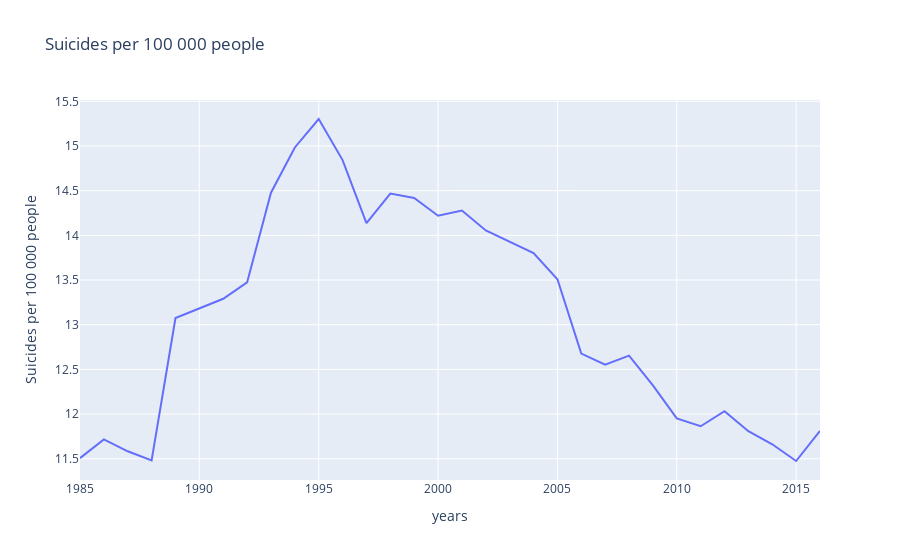

Notebook source saved alongside this figure:
### Markdown cell above
Let's see some normalized data - suicides per 100 000 people, to see the trend. Also, as we are using normalized data, we can safely include 2016 again.

### Code cell
yearly = group_yearly(data)
years = yearly.index.values

yearly['suicides_per_100k'] = (100_000 * yearly['suicides_no']) / yearly['population']

fig = go.Figure()

fig.add_trace(
    go.Scatter(x = years, y = yearly['suicides_per_100k'], mode = 'lines', name = 'Suicides per 100 000 people')
)

fig.update_layout(title_text="Suicides per 100 000 people")

fig.update_xaxes(title_text="years")
fig.update_yaxes(title_text="Suicides per 100 000 people")

fig.show()

### Figure 1 — Plotly figure (JSON) as saved in the notebook; plotly's stock layout.template omitted (floating-point values rounded to 4 significant figures)
{"data": [{"mode": "lines", "name": "Suicides per 100 000 people", "type": "scatter", "x": [1985, 1986, 1987, 1988, 1989, 1990, 1991, 1992, 1993, 1994, 1995, 1996, 1997, 1998, 1999, 2000, 2001, 2002, 2003, 2004, 2005, 2006, 2007, 2008, 2009, 2010, 2011, 2012, 2013, 2014, 2015, 2016], "y": [11.51, 11.72, 11.58, 11.48, 13.08, 13.18, 13.29, 13.47, 14.48, 14.98, 15.3, 14.84, 14.14, 14.47, 14.42, 14.22, 14.28, 14.05, 13.93, 13.8, 13.51, 12.68, 12.55, 12.65, 12.32, 11.95, 11.86, 12.03, 11.81, 11.66, 11.47, 11.81]}], "layout": {"title": {"text": "Suicides per 100 000 people"}, "xaxis": {"title": {"text": "years"}}, "yaxis": {"title": {"text": "Suicides per 100 000 people"}}}}
